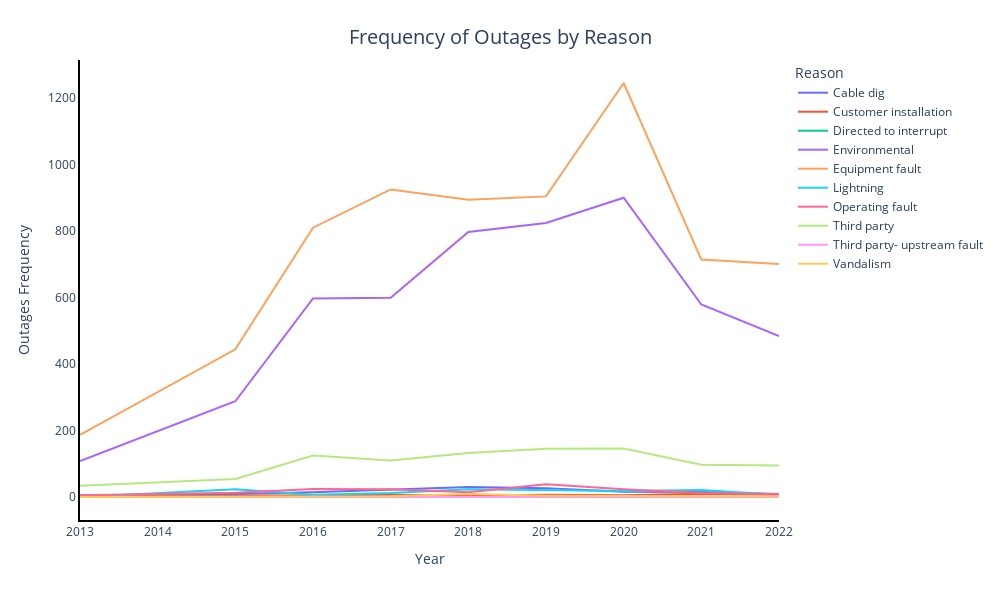

Source (notebook cell):
### Code cell
# Group the data by year, reason, and location
grouped_data = df.groupby(['Year', 'Reason']).size().reset_index(name='Frequency')

# Pivot the data to create a separate line for each reason
pivot_data = grouped_data.pivot_table(index=['Year'], columns='Reason', values='Frequency', fill_value=0)

# Convert the pivot table to a dataframe
pivot_data = pivot_data.reset_index()

# Melt the dataframe to create a column for reason and frequency
melted_data = pivot_data.melt(id_vars=['Year'], var_name='Reason', value_name='Frequency')

# Plot the data as a line chart
fig = px.line(melted_data, x='Year', y='Frequency', color='Reason')
fig.update_layout(
    
      title={'text': 'Frequency of Outages by Reason', 'font': {'size': 20},
          'y':0.95,
          'x':0.5,
          'xanchor': 'center',
           'yanchor': 'top'},
    xaxis_title='Year', 
    yaxis_title='Outages Frequency',
    showlegend=True,
    height=600,
    width=1000,
    plot_bgcolor='white')        
            
fig.update_xaxes(showline=True, linewidth=2, linecolor='black')
fig.update_yaxes(showline=True, linewidth=2, linecolor='black')
fig.show()

### Figure 1 — Plotly figure (JSON) as saved in the notebook; plotly's stock layout.template omitted (floating-point values rounded to 4 significant figures)
{"data": [{"hovertemplate": "Reason=Cable dig<br>Year=%{x}<br>Frequency=%{y}<extra></extra>", "legendgroup": "Cable dig", "line": {"color": "#636efa", "dash": "solid"}, "marker": {"symbol": "circle"}, "mode": "lines", "name": "Cable dig", "orientation": "v", "showlegend": true, "type": "scatter", "x": [2013, 2015, 2016, 2017, 2018, 2019, 2020, 2021, 2022], "xaxis": "x", "y": [5, 9, 14, 22, 30, 26, 16, 15, 9], "yaxis": "y"}, {"hovertemplate": "Reason=Customer installation<br>Year=%{x}<br>Frequency=%{y}<extra></extra>", "legendgroup": "Customer installation", "line": {"color": "#EF553B", "dash": "solid"}, "marker": {"symbol": "circle"}, "mode": "lines", "name": "Customer installation", "orientation": "v", "showlegend": true, "type": "scatter", "x": [2013, 2015, 2016, 2017, 2018, 2019, 2020, 2021, 2022], "xaxis": "x", "y": [1, 4, 7, 7, 4, 7, 5, 10, 6], "yaxis": "y"}, {"hovertemplate": "Reason=Directed to interrupt<br>Year=%{x}<br>Frequency=%{y}<extra></extra>", "legendgroup": "Directed to interrupt", "line": {"color": "#00cc96", "dash": "solid"}, "marker": {"symbol": "circle"}, "mode": "lines", "name": "Directed to interrupt", "orientation": "v", "showlegend": true, "type": "scatter", "x": [2013, 2015, 2016, 2017, 2018, 2019, 2020, 2021, 2022], "xaxis": "x", "y": [0, 1, 2, 1, 0, 0, 0, 2, 0], "yaxis": "y"}, {"hovertemplate": "Reason=Environmental<br>Year=%{x}<br>Frequency=%{y}<extra></extra>", "legendgroup": "Environmental", "line": {"color": "#ab63fa", "dash": "solid"}, "marker": {"symbol": "circle"}, "mode": "lines", "name": "Environmental", "orientation": "v", "showlegend": true, "type": "scatter", "x": [2013, 2015, 2016, 2017, 2018, 2019, 2020, 2021, 2022], "xaxis": "x", "y": [108, 288, 597, 599, 797, 824, 900, 579, 484], "yaxis": "y"}, {"hovertemplate": "Reason=Equipment fault<br>Year=%{x}<br>Frequency=%{y}<extra></extra>", "legendgroup": "Equipment fault", "line": {"color": "#FFA15A", "dash": "solid"}, "marker": {"symbol": "circle"}, "mode": "lines", "name": "Equipment fault", "orientation": "v", "showlegend": true, "type": "scatter", "x": [2013, 2015, 2016, 2017, 2018, 2019, 2020, 2021, 2022], "xaxis": "x", "y": [187, 444, 810, 925, 894, 904, 1245, 714, 701], "yaxis": "y"}, {"hovertemplate": "Reason=Lightning<br>Year=%{x}<br>Frequency=%{y}<extra></extra>", "legendgroup": "Lightning", "line": {"color": "#19d3f3", "dash": "solid"}, "marker": {"symbol": "circle"}, "mode": "lines", "name": "Lightning", "orientation": "v", "showlegend": true, "type": "scatter", "x": [2013, 2015, 2016, 2017, 2018, 2019, 2020, 2021, 2022], "xaxis": "x", "y": [0, 23, 7, 12, 23, 20, 18, 21, 7], "yaxis": "y"}, {"hovertemplate": "Reason=Operating fault<br>Year=%{x}<br>Frequency=%{y}<extra></extra>", "legendgroup": "Operating fault", "line": {"color": "#FF6692", "dash": "solid"}, "marker": {"symbol": "circle"}, "mode": "lines", "name": "Operating fault", "orientation": "v", "showlegend": true, "type": "scatter", "x": [2013, 2015, 2016, 2017, 2018, 2019, 2020, 2021, 2022], "xaxis": "x", "y": [5, 13, 24, 23, 14, 38, 23, 12, 8], "yaxis": "y"}, {"hovertemplate": "Reason=Third party<br>Year=%{x}<br>Frequency=%{y}<extra></extra>", "legendgroup": "Third party", "line": {"color": "#B6E880", "dash": "solid"}, "marker": {"symbol": "circle"}, "mode": "lines", "name": "Third party", "orientation": "v", "showlegend": true, "type": "scatter", "x": [2013, 2015, 2016, 2017, 2018, 2019, 2020, 2021, 2022], "xaxis": "x", "y": [34, 54, 125, 110, 132, 145, 146, 97, 95], "yaxis": "y"}, {"hovertemplate": "Reason=Third party- upstream fault<br>Year=%{x}<br>Frequency=%{y}<extra></extra>", "legendgroup": "Third party- upstream fault", "line": {"color": "#FF97FF", "dash": "solid"}, "marker": {"symbol": "circle"}, "mode": "lines", "name": "Third party- upstream fault", "orientation": "v", "showlegend": true, "type": "scatter", "x": [2013, 2015, 2016, 2017, 2018, 2019, 2020, 2021, 2022], "xaxis": "x", "y": [0, 0, 1, 2, 0, 0, 0, 0, 0], "yaxis": "y"}, {"hovertemplate": "Reason=Vandalism<br>Year=%{x}<br>Frequency=%{y}<extra></extra>", "legendgroup": "Vandalism", "line": {"color": "#FECB52", "dash": "solid"}, "marker": {"symbol": "circle"}, "mode": "lines", "name": "Vandalism", "orientation": "v", "showlegend": true, "type": "scatter", "x": [2013, 2015, 2016, 2017, 2018, 2019, 2020, 2021, 2022], "xaxis": "x", "y": [0, 1, 1, 2, 9, 4, 3, 2, 2], "yaxis": "y"}], "layout": {"height": 600, "legend": {"title": {"text": "Reason"}, "tracegroupgap": 0}, "margin": {"t": 60}, "plot_bgcolor": "white", "showlegend": true, "title": {"font": {"size": 20}, "text": "Frequency of Outages by Reason", "x": 0.5, "xanchor": "center", "y": 0.95, "yanchor": "top"}, "width": 1000, "xaxis": {"anchor": "y", "autorange": true, "domain": [0, 1], "linecolor": "black", "linewidth": 2, "range": [2013, 2022], "showline": true, "title": {"text": "Year"}, "type": "linear"}, "yaxis": {"anchor": "x", "autorange": true, "domain": [0, 1], "linecolor": "black", "linewidth": 2, "range": [-69.17, 1314.0], "showline": true, "title": {"text": "Outages Frequency"}, "type": "linear"}}}
